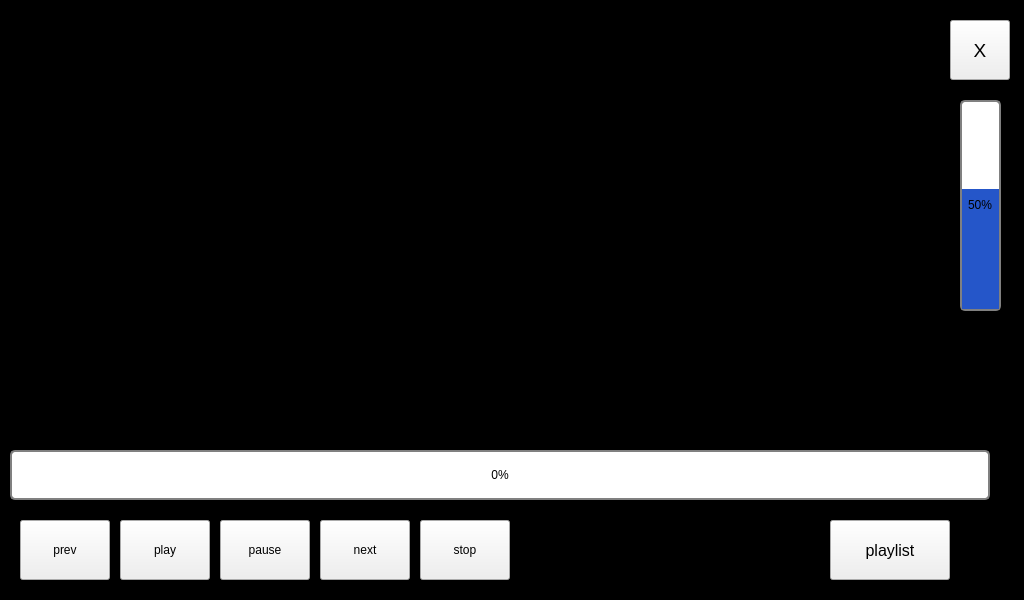
<?xml version="1.0" encoding="UTF-8"?>
<ui version="4.0">
 <class>MainWindow</class>
 <widget class="QMainWindow" name="MainWindow">
  <property name="geometry">
   <rect>
    <x>0</x>
    <y>0</y>
    <width>1024</width>
    <height>600</height>
   </rect>
  </property>
  <property name="windowTitle">
   <string>VideoPlayer</string>
  </property>
  <widget class="QWidget" name="centralWidget">
   <widget class="QLabel" name="durationlabel">
    <property name="geometry">
     <rect>
      <x>760</x>
      <y>400</y>
      <width>201</width>
      <height>30</height>
     </rect>
    </property>
    <property name="font">
     <font>
      <pointsize>18</pointsize>
     </font>
    </property>
    <property name="text">
     <string>pos/tot</string>
    </property>
   </widget>
   <widget class="QPushButton" name="closeButton">
    <property name="geometry">
     <rect>
      <x>950</x>
      <y>20</y>
      <width>60</width>
      <height>60</height>
     </rect>
    </property>
    <property name="minimumSize">
     <size>
      <width>60</width>
      <height>60</height>
     </size>
    </property>
    <property name="maximumSize">
     <size>
      <width>60</width>
      <height>60</height>
     </size>
    </property>
    <property name="font">
     <font>
      <pointsize>14</pointsize>
     </font>
    </property>
    <property name="text">
     <string>X</string>
    </property>
   </widget>
   <widget class="QProgressBar" name="progressBar">
    <property name="geometry">
     <rect>
      <x>10</x>
      <y>450</y>
      <width>980</width>
      <height>50</height>
     </rect>
    </property>
    <property name="minimumSize">
     <size>
      <width>0</width>
      <height>40</height>
     </size>
    </property>
    <property name="styleSheet">
     <string notr="true">QProgressBar {
border: 2px solid grey;
border-radius: 5px;
}

QProgressBar::chunk {
background-color: rgb(37, 86, 201);
/*background-color: #05B8CC;*/
width: 20px;
/*margin: 0.5px;*/
}

</string>
    </property>
    <property name="maximum">
     <number>100000</number>
    </property>
    <property name="value">
     <number>24</number>
    </property>
    <property name="alignment">
     <set>Qt::AlignCenter</set>
    </property>
    <property name="textVisible">
     <bool>true</bool>
    </property>
    <property name="invertedAppearance">
     <bool>false</bool>
    </property>
   </widget>
   <widget class="QLabel" name="appNameLabel">
    <property name="geometry">
     <rect>
      <x>0</x>
      <y>0</y>
      <width>510</width>
      <height>60</height>
     </rect>
    </property>
    <property name="minimumSize">
     <size>
      <width>510</width>
      <height>60</height>
     </size>
    </property>
    <property name="font">
     <font>
      <pointsize>20</pointsize>
      <weight>75</weight>
      <bold>true</bold>
      <strikeout>false</strikeout>
     </font>
    </property>
    <property name="styleSheet">
     <string notr="true"/>
    </property>
    <property name="text">
     <string>Nexell Video Player</string>
    </property>
    <property name="textFormat">
     <enum>Qt::AutoText</enum>
    </property>
   </widget>
   <widget class="QPushButton" name="playListButton">
    <property name="geometry">
     <rect>
      <x>830</x>
      <y>520</y>
      <width>120</width>
      <height>60</height>
     </rect>
    </property>
    <property name="minimumSize">
     <size>
      <width>60</width>
      <height>60</height>
     </size>
    </property>
    <property name="font">
     <font>
      <pointsize>12</pointsize>
     </font>
    </property>
    <property name="text">
     <string>playlist</string>
    </property>
   </widget>
   <widget class="QLabel" name="volumelabel">
    <property name="geometry">
     <rect>
      <x>960</x>
      <y>310</y>
      <width>50</width>
      <height>40</height>
     </rect>
    </property>
    <property name="minimumSize">
     <size>
      <width>50</width>
      <height>0</height>
     </size>
    </property>
    <property name="font">
     <font>
      <pointsize>14</pointsize>
     </font>
    </property>
    <property name="text">
     <string>Vol</string>
    </property>
   </widget>
   <widget class="QPushButton" name="prevButton">
    <property name="geometry">
     <rect>
      <x>20</x>
      <y>520</y>
      <width>90</width>
      <height>60</height>
     </rect>
    </property>
    <property name="minimumSize">
     <size>
      <width>0</width>
      <height>60</height>
     </size>
    </property>
    <property name="text">
     <string>prev</string>
    </property>
   </widget>
   <widget class="QPushButton" name="playButton">
    <property name="geometry">
     <rect>
      <x>120</x>
      <y>520</y>
      <width>90</width>
      <height>60</height>
     </rect>
    </property>
    <property name="minimumSize">
     <size>
      <width>0</width>
      <height>60</height>
     </size>
    </property>
    <property name="text">
     <string>play</string>
    </property>
   </widget>
   <widget class="QPushButton" name="pauseButton">
    <property name="geometry">
     <rect>
      <x>220</x>
      <y>520</y>
      <width>90</width>
      <height>60</height>
     </rect>
    </property>
    <property name="minimumSize">
     <size>
      <width>0</width>
      <height>60</height>
     </size>
    </property>
    <property name="text">
     <string>pause</string>
    </property>
   </widget>
   <widget class="QPushButton" name="nextButton">
    <property name="geometry">
     <rect>
      <x>320</x>
      <y>520</y>
      <width>90</width>
      <height>60</height>
     </rect>
    </property>
    <property name="minimumSize">
     <size>
      <width>0</width>
      <height>60</height>
     </size>
    </property>
    <property name="text">
     <string>next</string>
    </property>
   </widget>
   <widget class="QPushButton" name="stopButton">
    <property name="geometry">
     <rect>
      <x>420</x>
      <y>520</y>
      <width>90</width>
      <height>60</height>
     </rect>
    </property>
    <property name="minimumSize">
     <size>
      <width>0</width>
      <height>60</height>
     </size>
    </property>
    <property name="text">
     <string>stop</string>
    </property>
   </widget>
   <widget class="QProgressBar" name="volumeProgressBar">
    <property name="geometry">
     <rect>
      <x>960</x>
      <y>100</y>
      <width>41</width>
      <height>211</height>
     </rect>
    </property>
    <property name="styleSheet">
     <string notr="true">QProgressBar {
border: 2px solid grey;
border-radius: 5px;
}

QProgressBar::chunk {
background-color: rgb(37, 86, 201);
/*background-color: #05B8CC;*/
height: 20px;
/*margin: 0.5px;*/
}
</string>
    </property>
    <property name="value">
     <number>50</number>
    </property>
    <property name="alignment">
     <set>Qt::AlignCenter</set>
    </property>
    <property name="orientation">
     <enum>Qt::Vertical</enum>
    </property>
    <property name="invertedAppearance">
     <bool>false</bool>
    </property>
   </widget>
   <widget class="QLabel" name="subTitleLabel">
    <property name="geometry">
     <rect>
      <x>220</x>
      <y>330</y>
      <width>510</width>
      <height>71</height>
     </rect>
    </property>
    <property name="minimumSize">
     <size>
      <width>510</width>
      <height>60</height>
     </size>
    </property>
    <property name="font">
     <font>
      <pointsize>20</pointsize>
      <weight>75</weight>
      <bold>true</bold>
      <strikeout>false</strikeout>
     </font>
    </property>
    <property name="styleSheet">
     <string notr="true">color: white;</string>
    </property>
    <property name="text">
     <string/>
    </property>
    <property name="textFormat">
     <enum>Qt::AutoText</enum>
    </property>
    <property name="wordWrap">
     <bool>false</bool>
    </property>
   </widget>
   <widget class="QGraphicsView" name="graphicsView">
    <property name="geometry">
     <rect>
      <x>0</x>
      <y>0</y>
      <width>1024</width>
      <height>600</height>
     </rect>
    </property>
    <property name="maximumSize">
     <size>
      <width>1024</width>
      <height>600</height>
     </size>
    </property>
    <property name="styleSheet">
     <string notr="true">background: rgb(0, 0, 0);</string>
    </property>
   </widget>
   <zorder>graphicsView</zorder>
   <zorder>durationlabel</zorder>
   <zorder>closeButton</zorder>
   <zorder>progressBar</zorder>
   <zorder>appNameLabel</zorder>
   <zorder>playListButton</zorder>
   <zorder>volumelabel</zorder>
   <zorder>prevButton</zorder>
   <zorder>playButton</zorder>
   <zorder>pauseButton</zorder>
   <zorder>nextButton</zorder>
   <zorder>stopButton</zorder>
   <zorder>volumeProgressBar</zorder>
   <zorder>subTitleLabel</zorder>
  </widget>
 </widget>
 <layoutdefault spacing="6" margin="11"/>
 <resources/>
 <connections/>
</ui>
